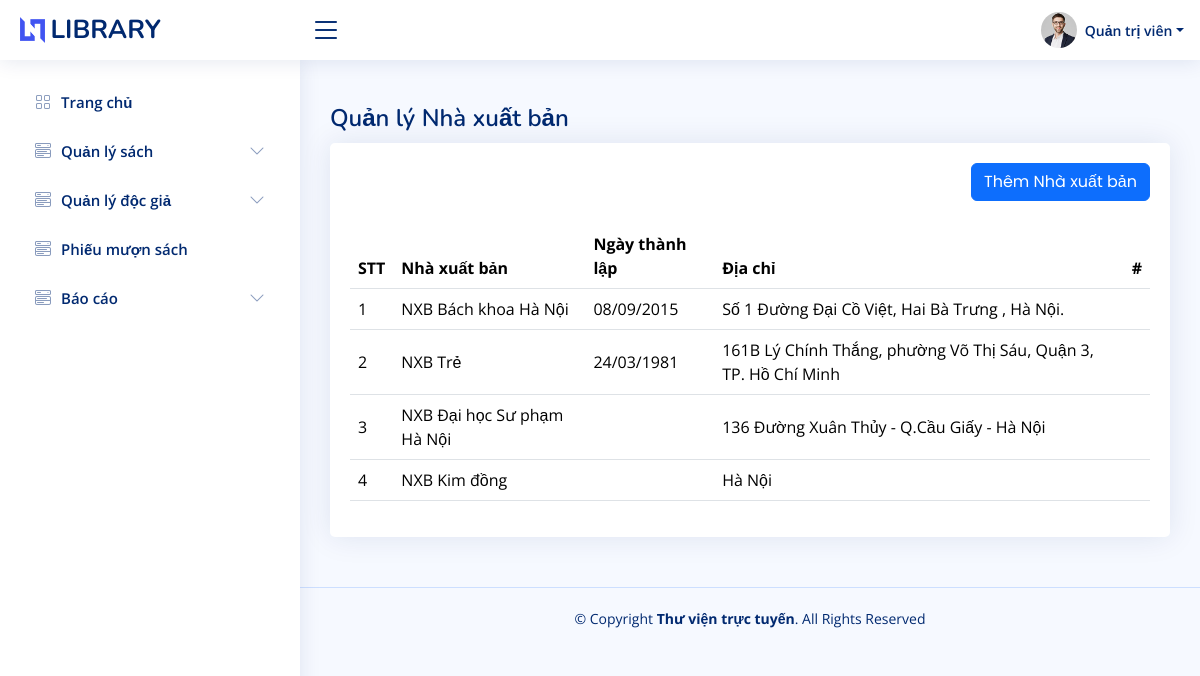
/quanlynxb.php (signed in), run on the app's committed database.
### tables this page shows
CREATE TABLE `publisher` (
  `id_nxb` int NOT NULL,
  `ten` varchar(255) NOT NULL,
  `dia_chi` varchar(255) NOT NULL,
  `thanh_lap` date DEFAULT NULL
);

### quanlynxb.php (the view, shortened to what this page needs)
<!DOCTYPE html>
<html lang="en">
<head>
  <?php require_once "./includes/linkcss.php"; ?>
  <link rel="stylesheet" href="assets/css/quanlysach.css">
</head>
<body>
  <?php require_once "./includes/navbar.php"; ?>
  <?php require_once "./includes/sidebar.php"; ?>
  <main id="main" class="main">
    <div class="pagetitle">
      <h1>Quản lý Nhà xuất bản</h1>
    </div>
    <section class="section">
      <div class="row">
        <div class="col-lg-12">
          <div class="card">
            <div class="card-body">
              <div class="card-title">
                <button type="button" class="btn btn-primary" data-bs-toggle="modal" data-bs-target="#modal-tao">
                  Thêm Nhà xuất bản
                </button>
              </div>
              <table class="table datatable align-middle">
                <thead>
                  <tr>
                    <th>STT</th>
                    <th>Nhà xuất bản</th>
                    <th>Ngày thành lập</th>
                    <th>Địa chỉ</th>
                    <th>#</th>
                  </tr>
                </thead>
                <tbody>
                  <?php
                  $sql = "SELECT * FROM publisher";
                  global $conn;
                  $result = $conn->query($sql);
                  if ($result->num_rows > 0) {
                    $i = 1;
                    while ($row = $result->fetch_assoc()) {
                      echo "<tr>";
                      echo "<td>" . $i++ . "</td>";
                      echo "<td>" . $row['ten'] . "</td>";
                      $datecreate = $row['thanh_lap'] == NULL ? '' : date('d/m/Y', strtotime($row['thanh_lap']));
                      echo "<td>" . $datecreate . "</td>";
                      echo "<td>" . $row['dia_chi'] . "</td>";
                      echo "<td></td>";
                      echo "</tr>";
                    }
                  }
                  ?>
                </tbody>
              </table>
            </div>
          </div>
        </div>
      </div>
    </section>
  </main>
  <footer id="footer" class="footer">
    <div class="copyright">
      &copy; Copyright <strong><span><?php echo WEB_NAME ?></span></strong>. All Rights Reserved
    </div>
  </footer>
</body>
</html>

### includes/linkcss.php (shortened to what this page needs)
<link href="assets/vendor/bootstrap/css/bootstrap.min.css" rel="stylesheet" />
<link href="assets/vendor/bootstrap-icons/bootstrap-icons.css" rel="stylesheet" />
<link href="assets/vendor/boxicons/css/boxicons.min.css" rel="stylesheet" />
<link href="assets/vendor/quill/quill.snow.css" rel="stylesheet" />
<link href="assets/vendor/quill/quill.bubble.css" rel="stylesheet" />
<link href="assets/vendor/remixicon/remixicon.css" rel="stylesheet" />
<link href="assets/vendor/simple-datatables/style.css" rel="stylesheet" />
<link href="assets/css/style.css" rel="stylesheet" />

### includes/navbar.php (shortened to what this page needs)
<header id="header" class="header fixed-top d-flex align-items-center">
    <div class="d-flex align-items-center justify-content-between">
        <a href="index.html" class="logo d-flex align-items-center">
            <img src="assets/img/logo.png" alt="" />
            <span class="d-none d-lg-block">LIBRARY</span>
        </a>
        <i class="bi bi-list toggle-sidebar-btn"></i>
    </div>
    <nav class="header-nav ms-auto">
        <ul class="d-flex align-items-center">
            <li class="nav-item dropdown pe-3">
                <a class="nav-link nav-profile d-flex align-items-center pe-0" href="#" data-bs-toggle="dropdown">
                    <img src="assets/img/profile-img.jpg" alt="Profile" class="rounded-circle" />
                    <span class="d-none d-md-block dropdown-toggle ps-2"><?php echo $_SESSION['user']['fullname'] ?></span>
                </a>
            </li>
        </ul>
    </nav>
</header>

### includes/sidebar.php (shortened to what this page needs)
<aside id="sidebar" class="sidebar">
    <ul class="sidebar-nav" id="sidebar-nav">
        <li class="nav-item">
            <a class="nav-link collapsed" href="index.php">
                <i class="bi bi-grid"></i>
                <span>Trang chủ</span>
            </a>
        </li>
        <li class="nav-item">
            <a class="nav-link collapsed" data-bs-target="#sach-nav" data-bs-toggle="collapse" href="#">
                <i class="bi bi-menu-button-wide"></i>
                <span>Quản lý sách</span>
                <i class="bi bi-chevron-down ms-auto"></i>
            </a>
        </li>
        <li class="nav-item">
            <a class="nav-link collapsed" href="" data-bs-target="#docgia-nav" data-bs-toggle="collapse" href="#">
                <i class="bi bi-menu-button-wide"></i>
                <span>Quản lý độc giả</span>
                <i class="bi bi-chevron-down ms-auto"></i>
            </a>
        </li>
        <li class="nav-item">
            <a class="nav-link collapsed" href="phieumuonsach.php">
                <i class="bi bi-menu-button-wide"></i>
                <span>Phiếu mượn sách</span>
            </a>
        </li>
        <li class="nav-item">
            <a class="nav-link collapsed" href="" data-bs-target="#baocao-nav" data-bs-toggle="collapse" href="#">
                <i class="bi bi-menu-button-wide"></i>
                <span>Báo cáo</span>
                <i class="bi bi-chevron-down ms-auto"></i>
            </a>
        </li>
    </ul>
</aside>

### assets/css/style.css (style rules this page uses)
:root { scroll-behavior: smooth; }
body { font-family: "Open Sans", sans-serif; background: #f6f9ff; color: #444444; }
a { color: #4154f1; text-decoration: none; }
h1, h2, h3, h4, h5, h6 { font-family: "Nunito", sans-serif; }
#main { margin-top: 60px; padding: 20px 30px; transition: all 0.3s; }
.pagetitle { margin-bottom: 10px; }
.pagetitle h1 { font-size: 24px; margin-bottom: 0; font-weight: 600; color: #012970; }
.card { margin-bottom: 30px; border: none; border-radius: 5px; box-shadow: 0px 0 30px rgba(1, 41, 112, 0.1); }
.card-title { padding: 20px 0 15px 0; font-size: 18px; font-weight: 500; color: #012970; font-family: "Poppins", sans-serif; }
.card-body { padding: 0 20px 20px 20px; }
.btn { height: fit-content; }
.logo { line-height: 1; }
@media (min-width: 1200px) { .logo { width: 280px; } }
.logo img { max-height: 26px; margin-right: 6px; }
.logo span { font-size: 26px; font-weight: 700; color: #012970; font-family: "Nunito", sans-serif; }
.header { transition: all 0.5s; z-index: 997; height: 60px; box-shadow: 0px 2px 20px rgba(1, 41, 112, 0.1); background-color: #fff; padding-left: 20px; }
.header .toggle-sidebar-btn { font-size: 32px; padding-left: 10px; cursor: pointer; color: #012970; }
.header-nav ul { list-style: none; }
.header-nav>ul { margin: 0; padding: 0; }
.header-nav .nav-profile { color: #012970; }
.header-nav .nav-profile img { max-height: 36px; }
.header-nav .nav-profile span { font-size: 14px; font-weight: 600; }
.sidebar { position: fixed; top: 60px; left: 0; bottom: 0; width: 300px; z-index: 996; transition: all 0.3s; padding: 20px; overflow-y: auto; scrollbar-width: thin; scrollbar-color: #aab7cf transparent; box-shadow: 0px 0px 20px rgba(1, 41, 112, 0.1); background-color: #fff; }
@media (min-width: 1200px) { #main, #footer { margin-left: 300px; } }
.sidebar-nav { padding: 0; margin: 0; list-style: none; }
.sidebar-nav li { padding: 0; margin: 0; list-style: none; }
.sidebar-nav .nav-item { margin-bottom: 5px; }
.sidebar-nav .nav-link { display: flex; align-items: center; font-size: 15px; font-weight: 600; color: #4154f1; transition: 0.3; background: #f6f9ff; padding: 10px 15px; border-radius: 4px; }
.sidebar-nav .nav-link i { font-size: 16px; margin-right: 10px; color: #4154f1; }
.sidebar-nav .nav-link.collapsed { color: #012970; background: #fff; }
.sidebar-nav .nav-link.collapsed i { color: #899bbd; }
.sidebar-nav .nav-link .bi-chevron-down { margin-right: 0; transition: transform 0.2s ease-in-out; }
.footer { padding: 20px 0; font-size: 14px; transition: all 0.3s; border-top: 1px solid #cddfff; }
.footer .copyright { text-align: center; color: #012970; }

### assets/css/quanlysach.css (style rules this page uses)
.card-title { display: flex; justify-content: flex-end; }

### data on the page
publisher: ten "NXB Bách khoa Hà Nội", thanh_lap "08/09/2015", dia_chi "Số 1 Đường Đại Cồ Việt, Hai Bà Trưng , Hà Nội."
publisher: ten "NXB Trẻ", thanh_lap "24/03/1981", dia_chi "161B Lý Chính Thắng, phường Võ Thị Sáu, Quận 3, TP. Hồ Chí Minh"
publisher: ten "NXB Đại học Sư phạm Hà Nội", dia_chi "136 Đường Xuân Thủy - Q.Cầu Giấy - Hà Nội"
publisher: ten "NXB Kim đồng", dia_chi "Hà Nội"

### other printed values
$_SESSION['user']['fullname'] "Quản trị viên"
WEB_NAME "Thư viện trực tuyến"
